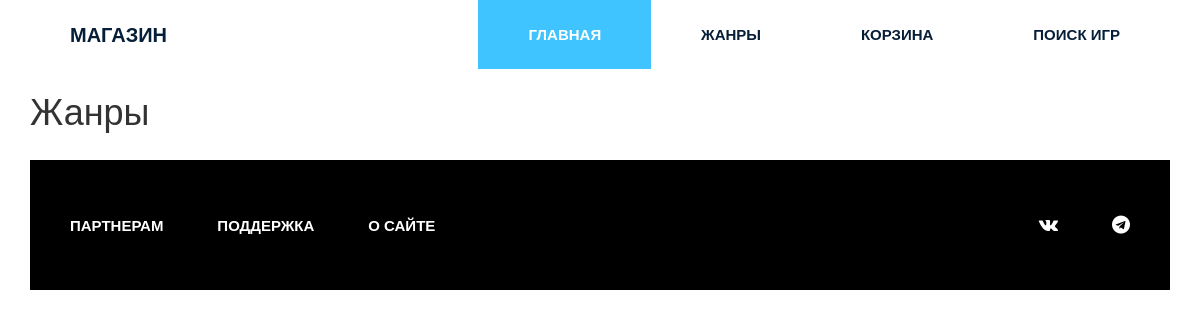
The page /genres/ on the database as committed earlier.
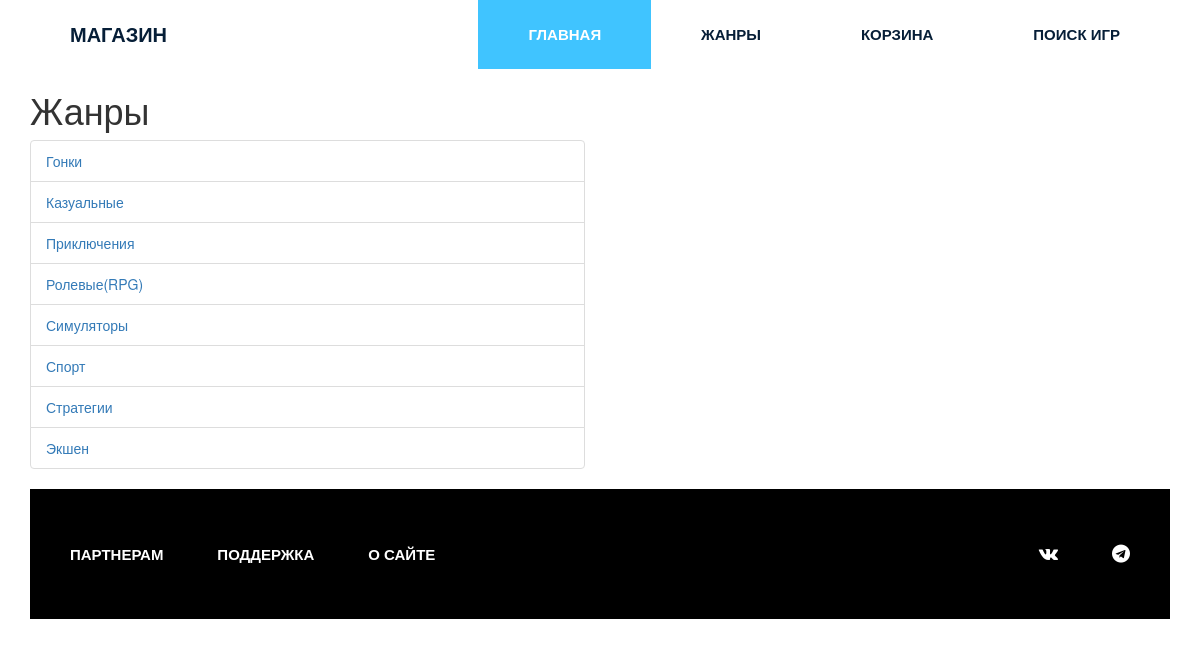
The same page on the database as committed later.
### store/models.py (models this page shows, shortened)
class Genre(models.Model):
    name = models.CharField(max_length=255)
    slug = models.SlugField(max_length=255, verbose_name='Url', unique=True)
    class Meta:
        ordering = ['name']

### store/views.py (the view)
# urls.py: path('genres/', views.all_genres, name='all_genres'),
def all_genres(request):
    genres = Genre.objects.all()
    return render(request, 'store/genres.html', {'genres': genres})

### store/templates/store/genres.html
{% extends "base.html" %}
{% block content %}
    <div class="container">
        <h1 class="display-4">Жанры</h1>
        <div class="row">
            <div class="col-md-6">
                <ul class="list-group">
                    {% for genre in genres %}
                        <li class="list-group-item"><a href="{% url 'games_by_genre' genre.slug %}">{{ genre.name }}</a>
                        </li>
                    {% endfor %}
                </ul>
            </div>
        </div>
    </div>
{% endblock %}

Rows that differ between the two databases and show on the page:
added Genre: name "Гонки"
added Genre: name "Казуальные"
added Genre: name "Приключения"
added Genre: name "Ролевые(RPG)"
added Genre: name "Симуляторы"
added Genre: name "Спорт"
added Genre: name "Стратегии"
added Genre: name "Экшен"
